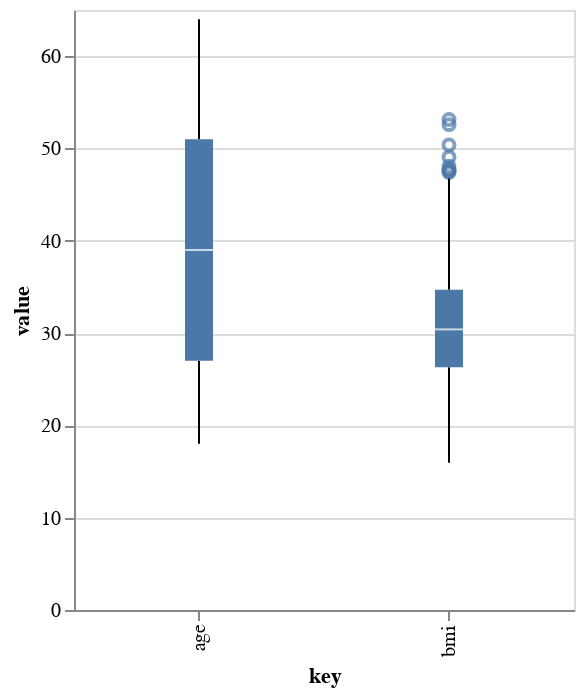

The notebook cell saved with this chart:
### Markdown cell above
#### P) Create a „side-by-side-boxplot“ of your choice. Comment this plot.

### Code cell
chart = (
    alt.Chart(df)
    .transform_fold(["age", "bmi"], as_=["key", "value"])
    .mark_boxplot()
    .encode(x="key:N", y="value:Q")
    .properties(width=250)
)


chart

### Figure 1 — Vega-Lite specification as saved in the notebook (floating-point values rounded to 4 significant figures; data arrays with more than 128 entries replaced by an {"elided": "..."} marker saying what was removed)
{"config": {"view": {"continuousWidth": 300, "continuousHeight": 300}}, "data": {"name": "data-8f66174cfbfb7f5d7872bfc07b0a86b3"}, "mark": {"type": "boxplot"}, "encoding": {"x": {"field": "key", "type": "nominal"}, "y": {"field": "value", "type": "quantitative"}}, "transform": [{"fold": ["age", "bmi"], "as": ["key", "value"]}], "width": 250, "$schema": "https://vega.github.io/schema/vega-lite/v5.20.1.json", "datasets": {"data-8f66174cfbfb7f5d7872bfc07b0a86b3": {"elided": "1333 records"}}}
